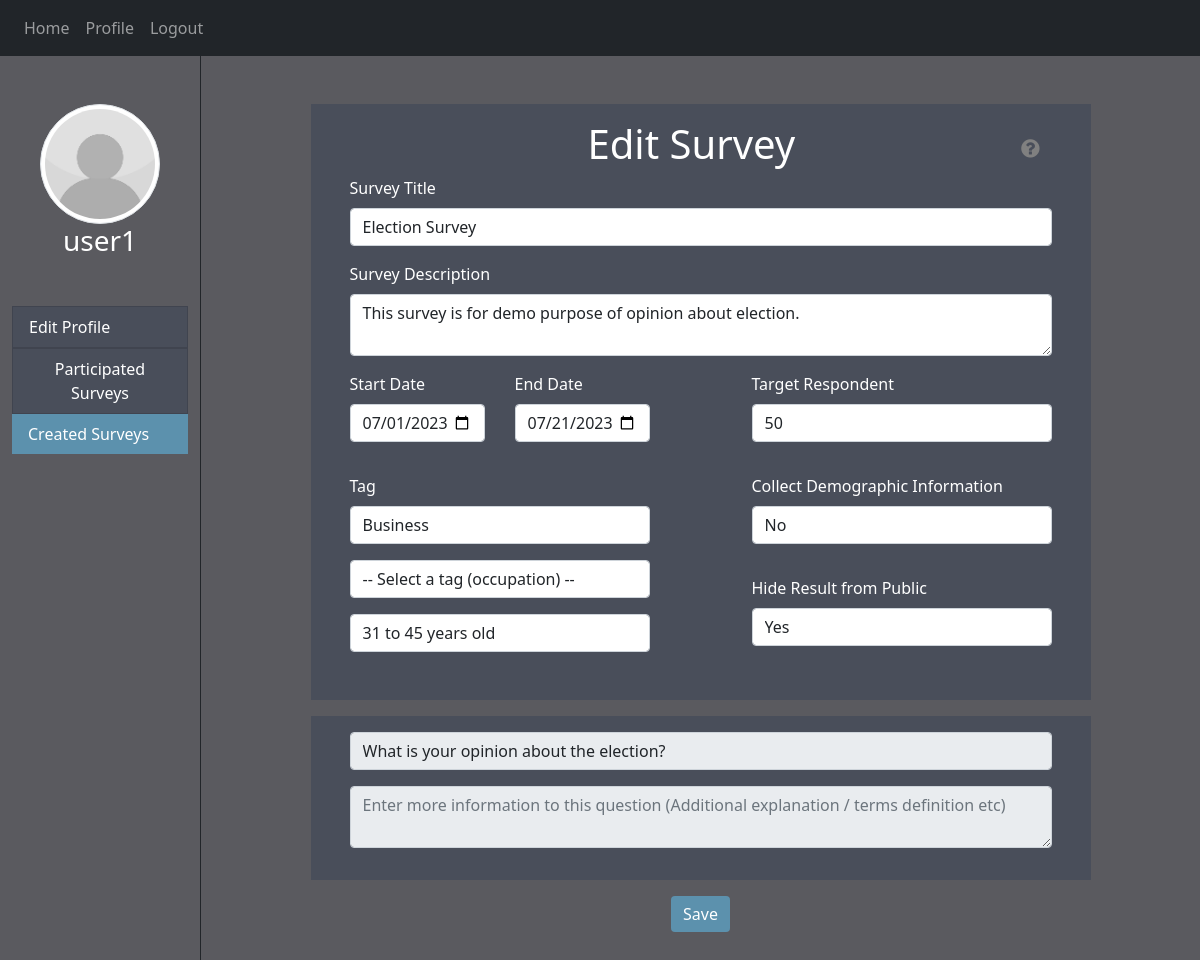
Screenshot of /edit_survey/2 (signed in) with the database file from the repository.
### website/models.py (models this page shows)
class User(db.Model, UserMixin):
    id = db.Column(db.Integer, primary_key=True)
    username = db.Column(db.String(50))
    email = db.Column(db.String(150), unique=True)
    password = db.Column(db.String(50))
    image = db.Column(db.String(150))
    gender = db.Column(db.String(10))
    dob = db.Column(db.String(15))
    occupation = db.Column(db.String(150))
    institute = db.Column(db.String(150))
    field = db.Column(db.String(150))

class Survey(db.Model):
    id = db.Column(db.Integer, primary_key=True)
    user_id = db.Column(db.Integer, db.ForeignKey('user.id'))
    survey_code = db.Column(db.String(20))
    title = db.Column(db.String(100))
    description = db.Column(db.String(1000))
    field_tag = db.Column(db.String(150))
    occupation_tag = db.Column(db.String(150))
    age_tag = db.Column(db.String(150))
    target = db.Column(db.Integer)
    status = db.Column(db.String(10))
    demographic = db.Column(db.String(10))
    hidden = db.Column(db.String(10))
    date_created = db.Column(db.String(30))
    date_started = db.Column(db.String(30))
    date_closed = db.Column(db.String(30))

class Survey_Details(db.Model):
    id = db.Column(db.Integer, primary_key=True)
    survey_id = db.Column(db.Integer, db.ForeignKey('survey.id'))
    sequence = db.Column(db.Integer)
    question = db.Column(db.String(150))
    tips = db.Column(db.String(1000))

### website/views.py (the view, shortened to what this page needs)
@views.route('/edit_survey/<survey_id>', defaults={'status': 'All'}, methods=['GET','POST'])
@views.route('/edit_survey/<survey_id>/<status>', methods=['GET','POST'])
@login_required
def edit_survey(survey_id, status):
    today = date.today()
    fields = get_field()
    occupations = get_occupation()
    ages = get_age_group()
    survey = Survey.query.filter_by(id=survey_id).first()
    details = Survey_Details.query.filter_by(survey_id=survey_id)
    responses = Response.query.filter_by(question_id=details[0].id).count()
    return render_template("edit_survey.html", user=current_user, fields=fields, occupations=occupations, ages=ages, survey=survey, details=details, responses=responses)

### website/__init__.py (called while the page is built)
def create_app():
    app = Flask(__name__)
    app.config['SECRET_KEY'] = 'f1fj23hj123ghj'
    from .views import views
    from .auth import auth
    app.register_blueprint(views, url_prefix='/')
    app.register_blueprint(auth, url_prefix='/')
    from .models import User, Survey, Response
    with app.app_context():
        create_database(app)
        refresh_survey_status(Survey, Response)
    login_manager = LoginManager( )
    login_manager.login_view = 'auth.login'
    login_manager.init_app(app)
    @login_manager.user_loader
    def load_user(id):
        return User.query.get(int(id)) # .get always look for primary key
    return app

### website/constants.py (called while the page is built)
def get_occupation():
    occupation = ['Doctor', 'Engineer', 'Accountant', 'Student', 'Teacher']
    return occupation

def get_field():
    field = ['Healthcare', 'Computer Science', 'Finance', 'Business']
    return field

def get_age_group():
    age = {'0-11': 'Below 12 years old', '12-15': '12 to 15 years old', '16-20': '16 to 20 years old', '21-30': '21 to 30 years old', '31-45': '31 to 45 years old', '46-60': '46 to 60 years old', '61-150': 'Above 60 years old'}
    return age

### website/templates/edit_survey.html (shortened to what this page needs)
{% extends "side_container.html" %}
{% block owned_tab %}<li class="list-group-item list-group-item-action active d-flex justify-content-between align-items-center">{% endblock %}
{% block content%}
    <form method="POST">
        <div class="card mx-auto mt-5" style="width: 80%;">
            <div class="card-body" style="padding-left: 5%; padding-right: 5%">
                <div class="d-flex justify-content-between">
                    <div class="ml-4"><h1 align="center">Edit Survey</h1></div>
                    <div class="btn-group dropleft">
                        <button type="button" class="btn btn-secondary bg-transparent border-0" data-toggle="dropdown" aria-haspopup="true" aria-expanded="false">
                            <i class="fa fa-question-circle fa-lg" style="color: grey"></i>
                        </button>
                    </div>
                </div>
                <div class="form-group" >
                    <label for="title">Survey Title</label>
                    <input type="text" class="form-control" id="title" name="title" placeholder="Enter survey title" value="{{ survey.title }}" required>
                </div>
                <div class="form-group">
                    <label for="description">Survey Description</label>
                    <textarea class="form-control" id="description" name="description" placeholder="Enter survey description" style="white-space: pre-wrap;" required>{{ survey.description }}</textarea>
                </div>
                <div class="d-flex justify-content-between">
                    <div class="form-group" style="width: 25vw">
                        <div class="form-group d-flex justify-content-between">
                            <div class="form-group" style="width: 45%">
                                <label for="start_date">Start Date</label>
                                <input type="date" class="form-control" id="start_date" name="start_date" value="{{ survey.date_started }}">
                            </div>
                            <div class="form-group" style="width: 45%">
                                <label for="end_date">End Date</label>
                                <input type="date" class="form-control" id="end_date" name="end_date" value="{{ survey.date_closed }}">
                            </div>
                        </div>
                        <div class="form-group" style="width: 25vw">
                            <label for="tag">Tag</label>
                            <select class="form-control dropdown" id="field_tag" name="field_tag">
                                {% for f in fields %}
                                    <option value="{{ f }}" {% if survey.field_tag == f %} selected {% endif %}>{{ f }}</option>
                                {% endfor %}
                            </select>
                            <select class="form-control dropdown mt-3" id="occupation_tag" name="occupation_tag">
                                <option value="Any" {% if survey.occupation_tag == 'Any' %} selected {% endif %}>-- Select a tag (occupation) --</option>
                            </select>
                            <select class="form-control dropdown mt-3" id="age_tag" name="age_tag">
                                {% for a in ages %}
                                    <option value="{{ a }}" {% if survey.age_tag == a %} selected {% endif %}>{{ ages[a] }}</option>
                                {% endfor %}
                            </select>
                        </div>
                    </div>
                    <div class="form-group" style="width: 25vw">
                        <div class="form-group">
                            <label for="target">Target Respondent</label>
                            <input type="number" class="form-control" id="target" name="target" value="{{ survey.target }}" min="10">
                        </div>
                        <div class="form-group">
                            <label class="mt-3" for="hidden">Collect Demographic Information</label>
                            <select class="form-control dropdown" id="demographic" name="demographic">
                                <option value="False" {% if survey.demographic == "False" %} selected {% endif %}>No</option>
                            </select>
                        </div>
                        <div class="form-group">
                            <label class="mt-3" for="hidden">Hide Result from Public</label>
                            <select class="form-control dropdown" id="hidden" name="hidden">
                                <option value="True"{% if survey.hidden == "True" %} selected {% endif %}>Yes</option>
                            </select>
                        </div>
                    </div>
                </div>
            </div>
        </div>
        {% for d in details %}
            <div class="card mx-auto mt-3 question-card" id="card_{{ d.sequence }}" style="width: 80%;">
                <div class="card-body" style="padding-left: 5%; padding-right: 5%">
                    <div class="form-group" >
                        {% if responses > 0 %}
                            <input type="text" class="form-control" id="questions" name="questions[]" placeholder="Enter question" value="{{ d.question }}" disabled>
                        {% else %}
                            <input type="text" class="form-control" id="questions" name="questions[]" placeholder="Enter question" value="{{ d.question }}" required>
                        {% endif %}
                    </div>
                    <div class="form-group">
                        {% if responses > 0 %}
                            <textarea class="form-control" id="tips" name="tips[]" placeholder="Enter more information to this question (Additional explanation / terms definition etc)" style="white-space: pre-wrap;" disabled>{{ d.tips }}</textarea>
                        {% else %}
                            <textarea class="form-control" id="tips" name="tips[]" placeholder="Enter more information to this question (Additional explanation / terms definition etc)" style="white-space: pre-wrap;">{{ d.tips }}</textarea>
                        {% endif %}
                    </div>
                </div>
            </div>
        {% endfor %}
        <div class="text-center mt-3">
            <button type="submit" class="btn btn-primary">Save</button>
        </div>
    </form>
{% endblock %}

### website/templates/side_container.html (shortened to what this page needs)
<!DOCTYPE html>
<html>
    <head>
        <link rel="stylesheet" href="https://stackpath.bootstrapcdn.com/bootstrap/4.4.1/css/bootstrap.min.css" />
        <link rel="stylesheet" href="https://stackpath.bootstrapcdn.com/font-awesome/4.7.0/css/font-awesome.min.css"/>
        <link href="https://cdn.jsdelivr.net/npm/bootstrap@5.0.2/dist/css/bootstrap.min.css" rel="stylesheet">
        <link rel= "stylesheet" type= "text/css" href= "{{ url_for('static',filename='styles/styling.css') }}">
    </head>
    <body>
        <nav class="navbar navbar-expand-lg navbar-dark bg-dark">
            <div class="collapse navbar-collapse" id="navbar">
                <div class="navbar-nav">
                    {% if user.is_authenticated %}
                        <a class="nav-item nav-link" id="home" href="/">Home</a>
                        <a class="nav-item nav-link" id="profile" href="/profile">Profile</a>
                        <a class="nav-item nav-link" id="logout" href="/logout">Logout</a>
                    {% else %}
                        <a class="nav-item nav-link" id="login" href="/login">Login</a>
                        <a class="nav-item nav-link" id="signUp" href="/sign-up">Sign Up</a>
                    {% endif %}
                </div>
            </div>
        </nav>
        <div class="container-fluid box">
            <div class="row box">
                <div class="col-sm-2 text-center pt-5" style="height: 100%">
                    <div class="text-center">
                        {% set image = 'images/' + user.image  %}
                        <img src={{ url_for('static', filename=image) }} class="img-thumbnail rounded-circle" style="width:10vw; height:10vw" >
                    </div>
                    <h3> {{ user.username }} </h3>
                    {% block option_list %}<ul class="list-group mt-5">{% endblock %}
                        <a id="nodeco" href="/edit_profile">{% block profile_tab %}<li class="list-group-item list-group-item-action d-flex justify-content-between align-items-center">{% endblock %}
                          Edit Profile
                        </li></a>
                        <a id="nodeco" href="/participated_survey">{% block history_tab %}<li class="list-group-item list-group-item-action d-flex justify-content-between align-items-center">{% endblock %}
                          Participated Surveys
                        </li></a>
                        <a id="nodeco" href="/created_survey">{% block owned_tab %}<li class="list-group-item list-group-item-action d-flex justify-content-between align-items-center">{% endblock %}
                          Created Surveys
                        </li></a>
                      </ul>
                </div>
                <div class="col-sm-10 border-left border-dark pb-5" style="height: auto; min-height: 100%">
                    {% block content %}{% endblock %}
                </div>
            </div>
        </div>
    </body>
</html>

### website/static/styles/styling.css (style rules this page uses)
html, body { margin: 0px; height: 100%; background-color: #5a5a5f; color: white ; }
.box { height: 100% }
#nodeco { text-decoration: none; }
.card { border-style: none; }
.list-group-item, .card-body { background-color: #494E5A; color: white; }
.list-group-item.active, .list-group-item:hover { background-color: #5C91AD; color: white; border-style: none; }
.btn-primary { background-color: #5C91AD; border-style: none; color: white; }

### rows the page displays
User: username "user1"
Survey: title "Election Survey", description "This survey is for demo purpose of opinion about election.", start_date "07/01/2023", end_date "07/21/2023", field_tag "Business", occupation_tag "-- Select a tag (occupation) --", age_tag "31 to 45 years old", target "50", demographic "No", hidden "Yes"
Survey_Details: question "What is your opinion about the election?"
